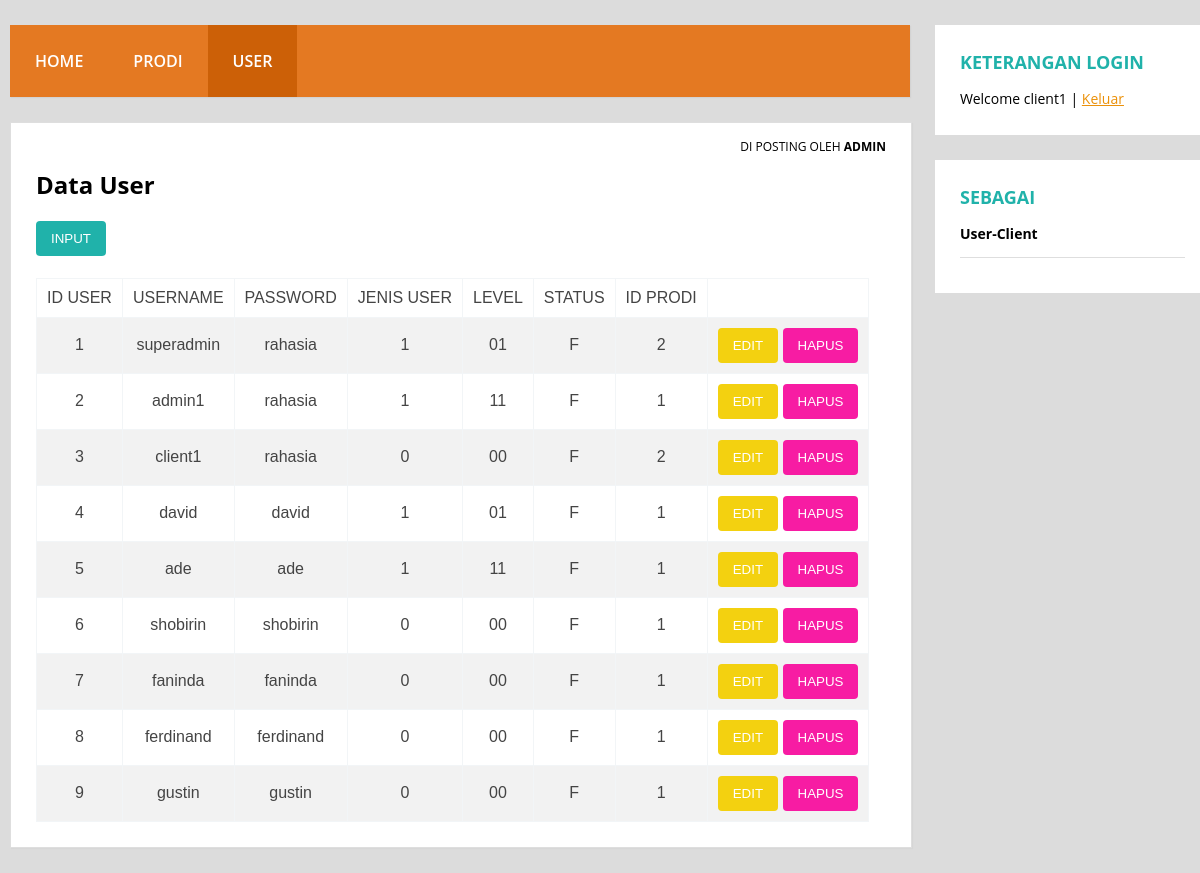
Page /datauser.php (signed in) on the committed database.
### tables this page shows
CREATE TABLE `user` (
  `iduser` int(11) NOT NULL,
  `username` varchar(50) NOT NULL,
  `password` varchar(50) NOT NULL,
  `jenisuser` enum('0','1') NOT NULL DEFAULT '0',
  `level` enum('00','01','11') NOT NULL DEFAULT '00',
  `status` enum('F','T') NOT NULL DEFAULT 'F',
  `idprodi` int(11) NOT NULL DEFAULT '0'
);

### datauser.php (the view, shortened to what this page needs)
<html>
<head>
	<link rel="stylesheet" type="text/css" href="css/style.css">
</head>
<body>
	<div class="wrap">
		<nav class="menu">
			<ul>
				<li>
					<a href="admin.php">Home</a>
				</li>
				<li>
					<a href="dataprodi.php">PRODI</a>
				</li>
				<li>
					<a href="datauser.php" class="nav-active">USER</a>
				</li>
			</ul>
		</nav>
		<aside class="sidebar">
			<div class="widget">
				<h2>Keterangan Login</h2>
				<p>
    			<?php echo "Welcome " . $_SESSION['username'] . " | <a href=sistem.php?op=out>Keluar</a>"; ?>
				</p>
			</div>
			<b>
			<div class="widget">
				<h2>Sebagai</h2>
				<p><?php
   					 if ($_SESSION['jenisuser'] == '0') {
   					     $ju = 'User-Client';
 				   } else {
     					 $ju = 'User-Admin';
   					}
   					 echo $ju . '<hr>';
   					 ?></p>
					</div>
				</b>
					</aside>
		<div class="blog">
			<div class="conteudo">
				<div class="post-info">
					Di Posting Oleh <b>Admin</b>
				</div>
<?php
$hub = open_connection();
$a = @$_GET["a"];
	switch ($a) {
		default:
		read_data();
			break;
	}
?>
<?php
function read_data()
{
	global $hub;
	$query = "select * from  user";
	$result = mysqli_query($hub, $query);?>
	<h2>Data User</h2>
	<table border="1" cellpadding="2" class="table1">
	<button class="bg-1" onclick="location.href='datauser.php?a=input'">INPUT</button>
	<br><br>
		<tr class="re">
			<td>ID USER</td>
			<td>USERNAME</td>
			<td>PASSWORD</td>
			<td>JENIS USER</td>
			<td>LEVEL</td>
			<td>STATUS</td>
			<td>ID PRODI</td>
		</tr>
<?php while ($row=mysqli_fetch_array($result)) {?>
	<tr>
	<td><?php echo $row['iduser'];?></td>
	<td><?php echo $row['username'];?></td>
	<td><?php echo $row['password'];?></td>
	<td><?php echo $row['jenisuser'];?></td>
	<td><?php echo $row['level'];?></td>
	<td><?php echo $row['status'];?></td>
	<td><?php echo $row['idprodi'];?></td>
	<td>
		<BUTTON onclick="location.href='datauser.php?a=edit&id=<?php echo $row['iduser'];?>'" class="bg-2">EDIT</BUTTON>
		<BUTTON onclick="location.href='datauser.php?a=delete&id=<?php echo $row['iduser'];?>'" class="bg-3">HAPUS</BUTTON>
	</td>
	</tr>
	<?php } ?>
	</table>
	<?php } ?>
			</div>
		</div>
	</div>
</body>
</html>

### css/style.css (style rules this page uses)
button { border:none; color: white; border-radius: 4px; text-decoration: none; cursor: pointer; padding: 10px 15px; }
.bg-1 { background: lightseagreen; }
.bg-2 { background: rgb(243, 209, 16); }
.bg-3 { background: rgb(247, 28, 163); }
.table1 { font-family: sans-serif; color: #444; border-collapse: collapse; border: 1px solid #f2f5f7; }
.table1, th, td { padding: 10px 10px; text-align: center; }
.table1 tr:nth-child(even) { background-color: #f2f2f2; }
body { background: gainsboro; margin:10; font-family: 'Open Sans', sans-serif; }
hr { border:0; background:#dedede; height:1px; }
.wrap { width: 1200px; margin:25px auto; }
nav.menu ul { overflow:hidden; color:#fff; list-style: none; float:left; padding:0; width: 900px; margin:0 0 0; background: rgb(228, 121, 34); -webkit-box-shadow: 1px 1px 1px 0px rgba(204,204,204,0.55); -moz-box-shadow: 1px 1px 1px 0px rgba(204,204,204,0.55); box-shadow: 1px 1px 1px 0px rgba(204,204,204,0.55); }
nav.menu ul li { margin:0; float:left; }
nav.menu ul a { padding:25px; display:block; font-weight:600; font-size: 16px; color:#fff; text-transform: uppercase; transition: all 0.5s ease; text-decoration: none; }
.nav-active { background: rgb(204, 96, 7); }
.sidebar { float:right; width:275px; }
.sidebar .widget { padding:25px; margin:0 0 25px; background:#fff; border-bottom: 2px solid #fff; transition: all 0.5s ease; }
.sidebar .widget h2 { padding:0; margin:0 0 15px; color: lightseagreen; font-size: 18px; text-transform: uppercase; }
.sidebar .widget p { font-size: 14px; }
.sidebar .widget a { color: rgb(235, 145, 10); }
.sidebar .widget p:last-child { margin:0; }
.blog { float:left; }
.conteudo { width:850px; padding:25px; margin:25px auto; background: #fff; border:1px solid #dedede; -webkit-box-shadow: 1px 1px 1px 0px rgba(204,204,204,0.35); -moz-box-shadow: 1px 1px 1px 0px rgba(204,204,204,0.35); box-shadow: 1px 1px 1px 0px rgba(204,204,204,0.35); }
.post-info { float: right; font-size: 12px; margin: -10px 0 15px; text-transform: uppercase; }

### rows in the picture
user: iduser "1", username "superadmin", password "rahasia", jenisuser "1", level "01", status "F", idprodi "2"
user: iduser "2", username "admin1", password "rahasia", jenisuser "1", level "11", status "F", idprodi "1"
user: iduser "3", username "client1", password "rahasia", jenisuser "0", level "00", status "F", idprodi "2"
user: iduser "4", username "david", password "david", jenisuser "1", level "01", status "F", idprodi "1"
user: iduser "5", username "ade", password "ade", jenisuser "1", level "11", status "F", idprodi "1"
user: iduser "6", username "shobirin", password "shobirin", jenisuser "0", level "00", status "F", idprodi "1"
user: iduser "7", username "faninda", password "faninda", jenisuser "0", level "00", status "F", idprodi "1"
user: iduser "8", username "ferdinand", password "ferdinand", jenisuser "0", level "00", status "F", idprodi "1"
user: iduser "9", username "gustin", password "gustin", jenisuser "0", level "00", status "F", idprodi "1"

### other values in the picture
$_SESSION['username'] "client1"
$ju "User-Client"
